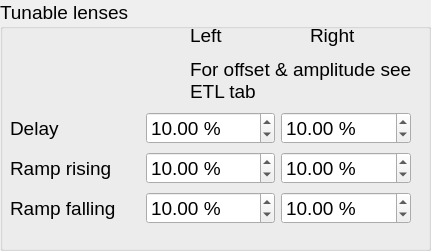
           <widget class="QGroupBox" name="groupBox_13">
            <property name="enabled">
             <bool>true</bool>
            </property>
            <property name="geometry">
             <rect>
              <x>450</x>
              <y>10</y>
              <width>431</width>
              <height>251</height>
             </rect>
            </property>
            <property name="font">
             <font>
              <pointsize>14</pointsize>
             </font>
            </property>
            <property name="title">
             <string>Tunable lenses</string>
            </property>
            <widget class="QLabel" name="label_47">
             <property name="geometry">
              <rect>
               <x>190</x>
               <y>60</y>
               <width>221</width>
               <height>41</height>
              </rect>
             </property>
             <property name="font">
              <font>
               <pointsize>14</pointsize>
              </font>
             </property>
             <property name="text">
              <string>For offset &amp; amplitude see 
ETL tab</string>
             </property>
            </widget>
            <widget class="QLabel" name="label_49">
             <property name="geometry">
              <rect>
               <x>190</x>
               <y>20</y>
               <width>91</width>
               <height>31</height>
              </rect>
             </property>
             <property name="font">
              <font>
               <pointsize>14</pointsize>
              </font>
             </property>
             <property name="text">
              <string>Left</string>
             </property>
            </widget>
            <widget class="QLabel" name="label_50">
             <property name="geometry">
              <rect>
               <x>310</x>
               <y>20</y>
               <width>91</width>
               <height>31</height>
              </rect>
             </property>
             <property name="font">
              <font>
               <pointsize>14</pointsize>
              </font>
             </property>
             <property name="text">
              <string>Right</string>
             </property>
            </widget>
            <widget class="QWidget" name="layoutWidget">
             <property name="geometry">
              <rect>
               <x>10</x>
               <y>110</y>
               <width>401</width>
               <height>118</height>
              </rect>
             </property>
             <layout class="QGridLayout" name="gridLayout_3">
              <item row="0" column="0">
               <widget class="QLabel" name="label_52">
                <property name="font">
                 <font>
                  <pointsize>14</pointsize>
                 </font>
                </property>
                <property name="text">
                 <string>Delay</string>
                </property>
               </widget>
              </item>
              <item row="0" column="1">
               <widget class="QDoubleSpinBox" name="LeftETLDelaySpinBox">
                <property name="enabled">
                 <bool>true</bool>
                </property>
                <property name="font">
                 <font>
                  <pointsize>14</pointsize>
                 </font>
                </property>
                <property name="suffix">
                 <string> %</string>
                </property>
                <property name="maximum">
                 <double>100.000000000000000</double>
                </property>
                <property name="singleStep">
                 <double>0.100000000000000</double>
                </property>
                <property name="value">
                 <double>10.000000000000000</double>
                </property>
               </widget>
              </item>
              <item row="0" column="2">
               <widget class="QDoubleSpinBox" name="RightETLDelaySpinBox">
                <property name="enabled">
                 <bool>true</bool>
                </property>
                <property name="font">
                 <font>
                  <pointsize>14</pointsize>
                 </font>
                </property>
                <property name="suffix">
                 <string> %</string>
                </property>
                <property name="maximum">
                 <double>100.000000000000000</double>
                </property>
                <property name="singleStep">
                 <double>0.100000000000000</double>
                </property>
                <property name="value">
                 <double>10.000000000000000</double>
                </property>
               </widget>
              </item>
              <item row="1" column="0">
               <widget class="QLabel" name="label_53">
                <property name="font">
                 <font>
                  <pointsize>14</pointsize>
                 </font>
                </property>
                <property name="text">
                 <string>Ramp rising</string>
                </property>
               </widget>
              </item>
              <item row="1" column="1">
               <widget class="QDoubleSpinBox" name="LeftETLRampRisingSpinBox">
                <property name="enabled">
                 <bool>true</bool>
                </property>
                <property name="font">
                 <font>
                  <pointsize>14</pointsize>
                 </font>
                </property>
                <property name="suffix">
                 <string> %</string>
                </property>
                <property name="maximum">
                 <double>100.000000000000000</double>
                </property>
                <property name="singleStep">
                 <double>0.100000000000000</double>
                </property>
                <property name="value">
                 <double>10.000000000000000</double>
                </property>
               </widget>
              </item>
              <item row="1" column="2">
               <widget class="QDoubleSpinBox" name="RightETLRampRisingSpinBox">
                <property name="enabled">
                 <bool>true</bool>
                </property>
                <property name="font">
                 <font>
                  <pointsize>14</pointsize>
                 </font>
                </property>
                <property name="suffix">
                 <string> %</string>
                </property>
                <property name="maximum">
                 <double>100.000000000000000</double>
                </property>
                <property name="singleStep">
                 <double>0.100000000000000</double>
                </property>
                <property name="value">
                 <double>10.000000000000000</double>
                </property>
               </widget>
              </item>
              <item row="2" column="0">
               <widget class="QLabel" name="label_54">
                <property name="font">
                 <font>
                  <pointsize>14</pointsize>
                 </font>
                </property>
                <property name="text">
                 <string>Ramp falling</string>
                </property>
               </widget>
              </item>
              <item row="2" column="1">
               <widget class="QDoubleSpinBox" name="LeftETLRampFallingSpinBox">
                <property name="enabled">
                 <bool>true</bool>
                </property>
                <property name="font">
                 <font>
                  <pointsize>14</pointsize>
                 </font>
                </property>
                <property name="suffix">
                 <string> %</string>
                </property>
                <property name="maximum">
                 <double>100.000000000000000</double>
                </property>
                <property name="singleStep">
                 <double>0.100000000000000</double>
                </property>
                <property name="value">
                 <double>10.000000000000000</double>
                </property>
               </widget>
              </item>
              <item row="2" column="2">
               <widget class="QDoubleSpinBox" name="RightETLRampFallingSpinBox">
                <property name="enabled">
                 <bool>true</bool>
                </property>
                <property name="font">
                 <font>
                  <pointsize>14</pointsize>
                 </font>
                </property>
                <property name="suffix">
                 <string> %</string>
                </property>
                <property name="maximum">
                 <double>100.000000000000000</double>
                </property>
                <property name="singleStep">
                 <double>0.100000000000000</double>
                </property>
                <property name="value">
                 <double>10.000000000000000</double>
                </property>
               </widget>
              </item>
             </layout>
            </widget>
           </widget>
